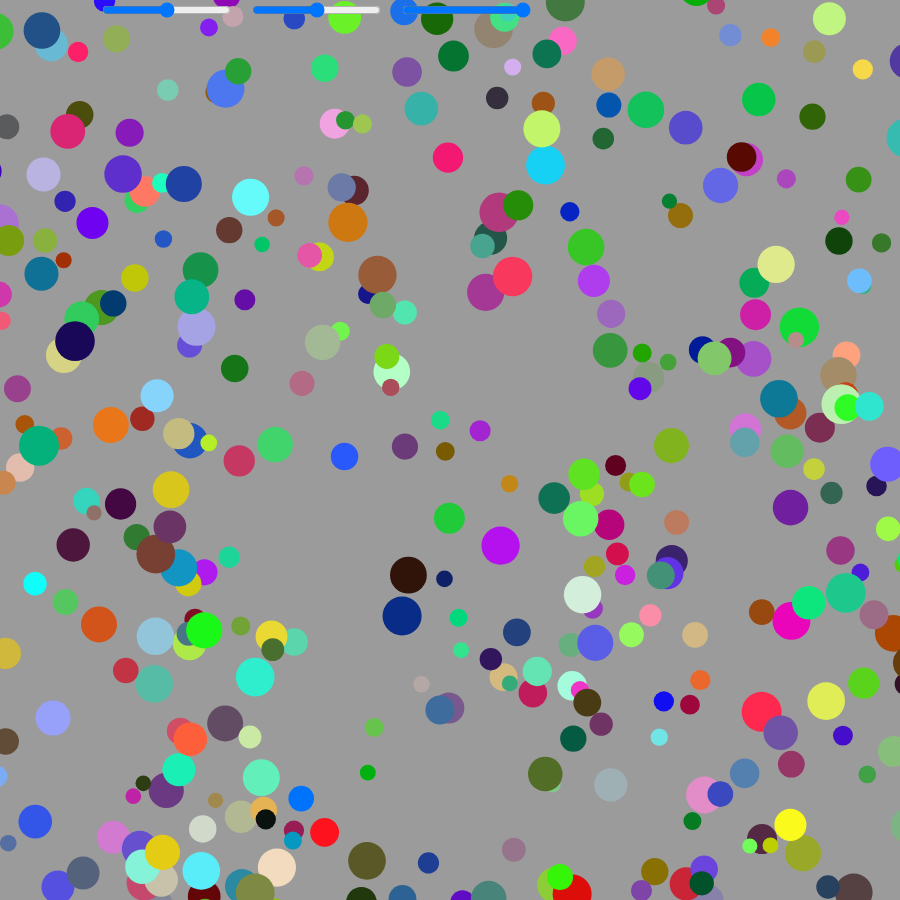
Frame 1 (no input)
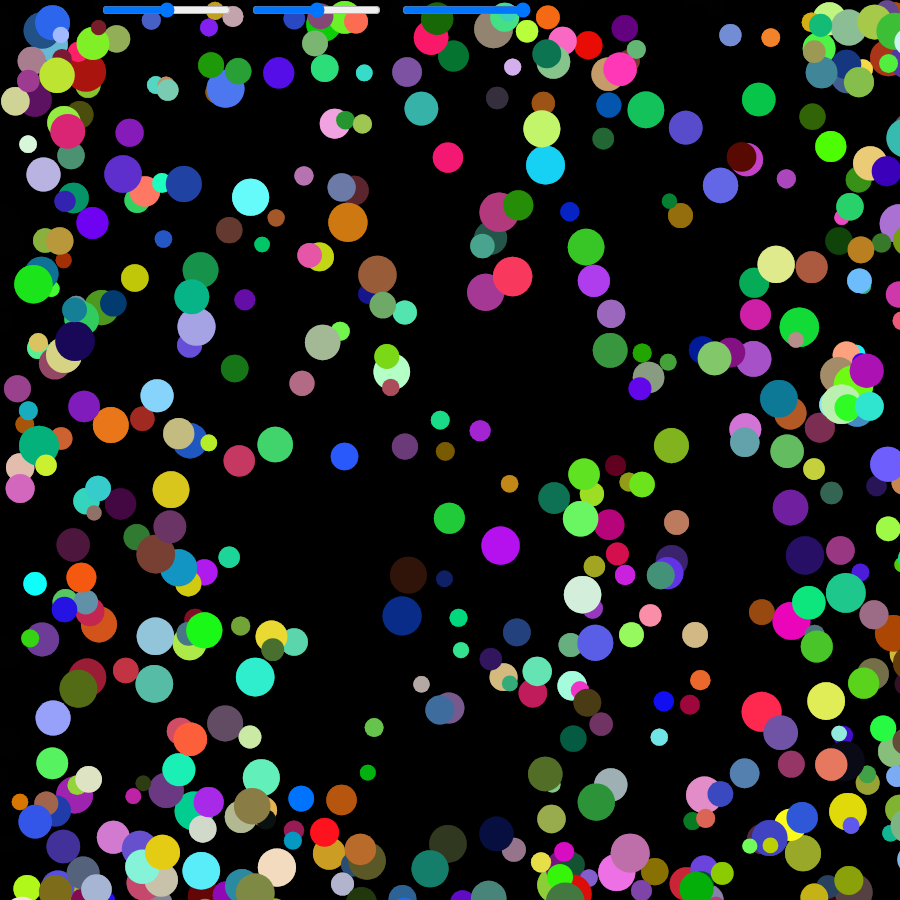
Frame 60 (no input)
Frame 120 (the mouse pressed at the canvas centre since frame 60): identical to frame 60, image omitted

The p5.js sketch that drew these frames (run headless with seeded random() and noise() and a simulated clock; from frame 60 on, the mouse is pressed at the canvas centre):

// p5.js sketch
// ── sketch.js
let particle1;
let particles = [];
let licht;
let xsnelheid;
let ysnelheid;
function setup() {
  createCanvas(900, 900);
 for(let i = 0; i < 500; i++){
  particle1 = new particle();
  particles.push(particle1);
 }
 licht = createSlider(5, 100, 100);
 licht.position(400, 0);
 xsnelheid = createSlider(-7, 7, 0);
 ysnelheid = createSlider(-7, 7, 0);
 xsnelheid.position(250, 0);
 ysnelheid.position(100, 0);
}

function draw() {
  background(0, licht.value());
  for(let i = particles.length-1; i >= 0; i--){
    particles[i].teken();
    particles[i].beweeg(xsnelheid.value(), ysnelheid.value());
    particles[i].controleer();
    // if(particles[i].controleer() == true){
    //   // console.log("test");
    // }
  }
  // console.log(xsnelheid.value(), ysnelheid.value());
}

// ── particle.js
class particle{
    constructor(){
        this.x = random(-100, 1000);
        this.y = random(-100, 1000);
        this.radius = random(15, 40);
        this.r = random(0, 255);
        this.g = random(0, 255);
        this.b = random(0, 255);
        this.checker = false;
    }

    teken(){
        fill(this.r, this.b, this.g);
        noStroke();
        circle(this.x, this.y, this.radius);
    }

    beweeg(xspeed, yspeed){
        this.x = this.x + xspeed;
        this.y = this.y + yspeed;

        if(this.x > 900 + this.radius/2 ){
        this.x = this.x - 900;
        }

        if(this.x < 0 + this.radius/2 ){
            this.x = this.x + 900;
        }
            
        if(this.y > 900 + this.radius/2 ){
            this.y = this.y - 900;
        }  
        
        if(this.y < 0 + this.radius/2 ){
            this.y = this.y + 900;
        }
    }

    controleer(){
        if(this.checker = true){
            return true;
        }
        
        else{
            return false;
        }
    }
}
